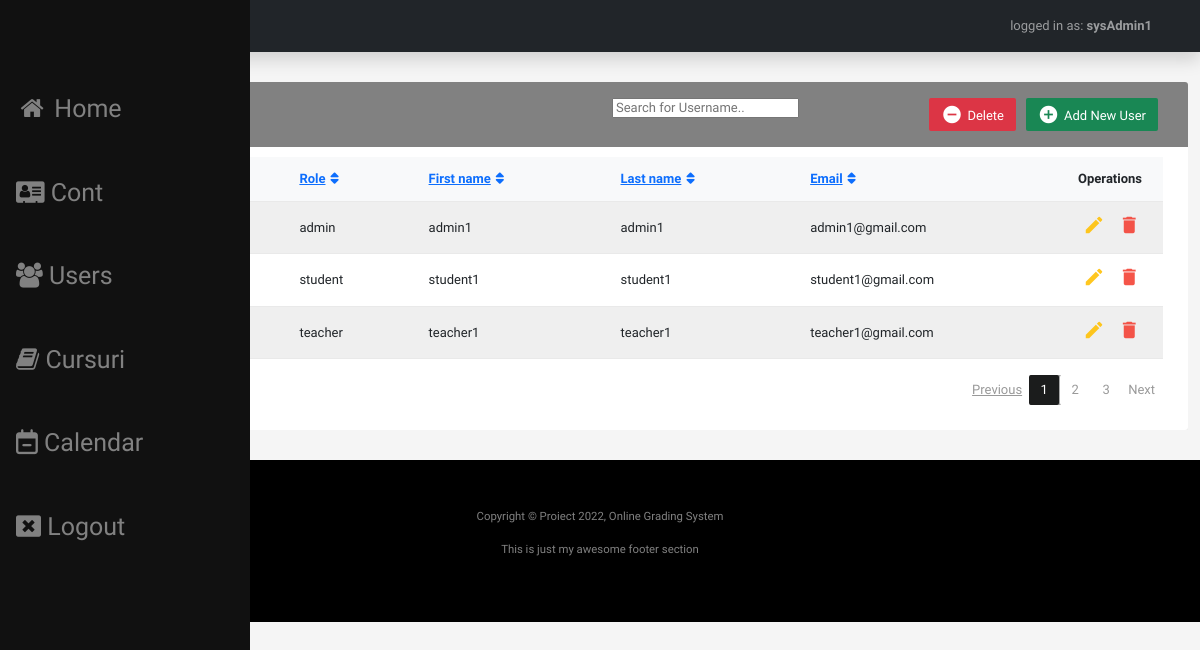
/users.php (signed in), run on the app's committed database.
### tables this page shows
CREATE TABLE `users` (
  `id_user` int(11) NOT NULL,
  `id_role` int(11) NOT NULL,
  `username` varchar(32) NOT NULL,
  `password` varchar(32) NOT NULL,
  `first_name` varchar(32) NOT NULL,
  `last_name` varchar(32) NOT NULL,
  `email` varchar(64) NOT NULL
);

CREATE TABLE `roles` (
  `id_role` int(11) NOT NULL,
  `role_name` varchar(32) NOT NULL
);

### users.php (the view, shortened to what this page needs)
<?php
require_once 'temp-header.php';
require_once 'temp-sidenav.php';
require_once 'temp-dashboard-header.php';
require_once 'config.php';
$columns = array('username', 'role_name', 'email', 'first_name', 'last_name',);
$column = isset($_GET['column']) && in_array($_GET['column'], $columns) ? $_GET['column'] : $columns[0];
$sort_order = isset($_GET['order']) && strtolower($_GET['order']) == 'desc' ? 'DESC' : 'ASC';
$up_or_down = str_replace(array('ASC','DESC'), array('up','down'), $sort_order);
$asc_or_desc = $sort_order == 'ASC' ? 'desc' : 'asc';
$sql = "SELECT u.*, r.role_name FROM users u JOIN roles r ON u.id_role = r.id_role WHERE u.id_user != 1 ORDER BY " . $column . " " . $sort_order;
$result = $conn->query($sql);
$nrRows = mysqli_num_rows($result);
?>
<div class="container-xxl">
	<div class="table-responsive">
		<div class="table-wrapper">
			<form action="deleteUser.php" method="post">
				<div class="table-title">
					<div class="row">
						<div class="col-sm-6">
							<h2>Manage <b>Users</b></h2>
						</div>
						<div class="col-sm-6">
							<a href="#addUserModal" class="btn btn-success" data-toggle="modal"><i class="material-icons">&#xE147;</i> <span>Add New User</span></a>
							<button type="button" class="btn btn-danger" data-bs-toggle="modal" data-bs-target="#deleteUsersModal">
								<i class="material-icons">&#xE15C;</i> <span>Delete</span>
							</button>
							<input type="text" id="myInput" onkeyup="myFunction()" placeholder="Search for Username..">
						</div>
					</div>
				</div>
				<table class="table table-striped table-hover" id="myTable">
					<thead>
						<tr class="bg-light">
							<th><input id="chk_all" name="chk_all" type="checkbox"  /></th>
							<th><a href="?column=username&order=<?php echo $asc_or_desc; ?>">Username<i class="fas fa-sort<?php echo $column == 'username' ? '-' . $up_or_down : ''; ?>"></i></a></th>
							<th><a href="?column=role_name&order=<?php echo $asc_or_desc; ?>">Role<i class="fas fa-sort<?php echo $column == 'role_name' ? '-' . $up_or_down : ''; ?>"></i></a></th>
							<th><a href="?column=first_name&order=<?php echo $asc_or_desc; ?>">First name<i class="fas fa-sort<?php echo $column == 'first_name' ? '-' . $up_or_down : ''; ?>"></i></a></th>
							<th><a href="?column=last_name&order=<?php echo $asc_or_desc; ?>">Last name<i class="fas fa-sort<?php echo $column == 'last_name' ? '-' . $up_or_down : ''; ?>"></i></a></th>
							<th><a href="?column=email&order=<?php echo $asc_or_desc; ?>">Email<i class="fas fa-sort<?php echo $column == 'email' ? '-' . $up_or_down : ''; ?>"></i></a></th>
							<th>Operations</th>
						</tr>
					</thead>
					<tbody>
					<?php
						if ($result->num_rows > 0) {
							while($row = $result->fetch_assoc()) {
					?>
						<tr>
							<td><input name="chk_id[]" type="checkbox" class="chkbox" value="<?php echo $row['id_user']; ?>"/></td>
							<td><?php echo $row['username'] ?></td>
							<td><?php echo $row['role_name'] ?></td>
							<td><?php echo $row['first_name'] ?></td>
							<td><?php echo $row['last_name'] ?></td>
							<td><?php echo $row['email'] ?></td>
							<td>
								<a href="#editUserModal" class="edit" data-toggle="modal">
									<i class="material-icons" data-toggle="tooltip" title="Edit">&#xE254;</i>
								</a>
								<a href="deleteUser.php?idUser=<?php echo $row['id_user'] ?>" class="delete" >
									<i class="material-icons" title="Delete">&#xE872;</i>
								</a>
							</tr>
					<?php
							}
						} else {
							echo "0 results";
						}
					?>
					</tbody>
				</table>
			</form>
			<div class="clearfix">
				<div class="hint-text">Total: <b><?php echo $nrRows ?></b> entries</div>
				<ul class="pagination">
					<li class="page-item disabled"><a href="#">Previous</a></li>
					<li class="page-item active"><a href="#" class="page-link">1</a></li>
					<li class="page-item"><a href="#" class="page-link">2</a></li>
					<li class="page-item"><a href="#" class="page-link">3</a></li>
					<li class="page-item"><a href="#" class="page-link">Next</a></li>
				</ul>
			</div>
		</div>
	</div>
</div>
<?php require_once 'temp-footer.php'; ?>

### temp-header.php (shortened to what this page needs)
<!doctype html>
<html lang="en">
<head>
    <link href="https://cdn.jsdelivr.net/npm/bootstrap@5.2.0-beta1/dist/css/bootstrap.min.css" rel="stylesheet">
    <link href="https://cdnjs.cloudflare.com/ajax/libs/normalize/8.0.1/normalize.css" rel="stylesheet" type="text/css">
    <link href="css/style.css" rel="stylesheet" type="text/css">
    <link href="css/users2.css" rel="stylesheet" type="text/css">
    <link rel="stylesheet" href="https://cdnjs.cloudflare.com/ajax/libs/font-awesome/4.7.0/css/font-awesome.min.css">
</head>
<body id="page-top">

### temp-sidenav.php (shortened to what this page needs)
<div class="sidenav">
  <a href="home.php"><i class="fa fa-fw fa-home"></i>  Home</a>
  <a href="user.php"><i class="fa fa-address-card"></i>  Cont</a>
  <a href="users.php"><i class="fa fa-users"></i>  Users</a>
  <a href="cursuri.php"><i class="fa fa-book"></i>  Cursuri</a>
  <a href="https://calendar.google.com/calendar/u/0/r"><i class="fa fa-calendar-minus-o"></i> Calendar</a>
    <a href="logout.php"><i class="fa fa-window-close"></i> Logout</a>
</div>

### temp-dashboard-header.php
<nav class="navbar navbar-expand navbar-dark bg-dark mb-4 static-top shadow">
    <span class="navbar-text ms-auto me-5">
        logged in as: <b><?php echo $_SESSION["Username"] ?></b>
    </span>
</nav>

### temp-footer.php (shortened to what this page needs)
    <footer class="bg-black small text-center text-white-50 p-5">
        <div class="container">
            <p>Copyright &copy; Proiect 2022, Online Grading System</p>
            <p>This is just my awesome footer section</p>
        </div>
    </footer>
</body>
</html>

### css/style.css (style rules this page uses)
.sidenav { height: 100%; width: 250px; position: fixed; z-index: 1; top: 0; left: 0; background-color: #111; overflow-x: hidden; padding-top: 50px; }
.sidenav a, .dropdown-btn { padding: 40px 8px 6px 16px; text-decoration: none; font-size: 25px; color: #818181; display: block; border: none; background: none; width: 100%; text-align: left; cursor: pointer; outline: none; }
.active { background-color: #a8a8a8; color: white; }

### css/users2.css (style rules this page uses)
body { color: #566787; background: #f5f5f5; font-family: 'Varela Round', sans-serif; font-size: 13px; }
.table-responsive { margin: 30px 0; */ }
.table-wrapper { background: #fff; padding: 20px 25px; border-radius: 3px; min-width: 1000px; box-shadow: 0 1px 1px rgba(0,0,0,.05); }
.table-title { padding-bottom: 15px; background: #818181; color: #fff; padding: 16px 30px; min-width: 100%; margin: -20px -25px 10px; border-radius: 3px 3px 0 0; }
.table-title h2 { margin: 5px 0 0; font-size: 24px; }
.table-title .btn { color: #fff; float: right; font-size: 13px; border: none; min-width: 50px; border-radius: 2px; border: none; outline: none !important; margin-left: 10px; }
.table-title .btn i { float: left; font-size: 21px; margin-right: 5px; }
.table-title .btn span { float: left; margin-top: 2px; }
table.table tr th, table.table tr td { border-color: #e9e9e9; padding: 12px 15px; vertical-align: middle; }
table.table tr th:first-child { width: 60px; }
table.table tr th:last-child { width: 100px; }
table.table-striped tbody tr:nth-of-type(odd) { background-color: #fcfcfc; }
table.table th i { font-size: 13px; margin: 0 5px; cursor: pointer; }
table.table td:last-child i { opacity: 0.9; font-size: 22px; margin: 0 5px; }
table.table td a { font-weight: bold; color: #566787; display: inline-block; text-decoration: none; outline: none !important; }
table.table td a.edit { color: #FFC107; }
table.table td a.delete { color: #F44336; }
table.table td i { font-size: 19px; }
.pagination { float: right; margin: 0 0 5px; }
.pagination li a { border: none; font-size: 13px; min-width: 30px; min-height: 30px; color: #999; margin: 0 2px; line-height: 30px; border-radius: 2px !important; text-align: center; padding: 0 6px; }
.pagination li.active a, .pagination li.active a.page-link { background: #1b1c1c; }
.hint-text { float: left; margin-top: 10px; font-size: 13px; }

### data on the page
users: id_role.role_name "admin", first_name "admin1", last_name "admin1", email "admin1@gmail.com"
users: id_role.role_name "student", first_name "student1", last_name "student1", email "student1@gmail.com"
users: id_role.role_name "teacher", first_name "teacher1", last_name "teacher1", email "teacher1@gmail.com"

### other printed values
$_SESSION["Username"] "sysAdmin1"
